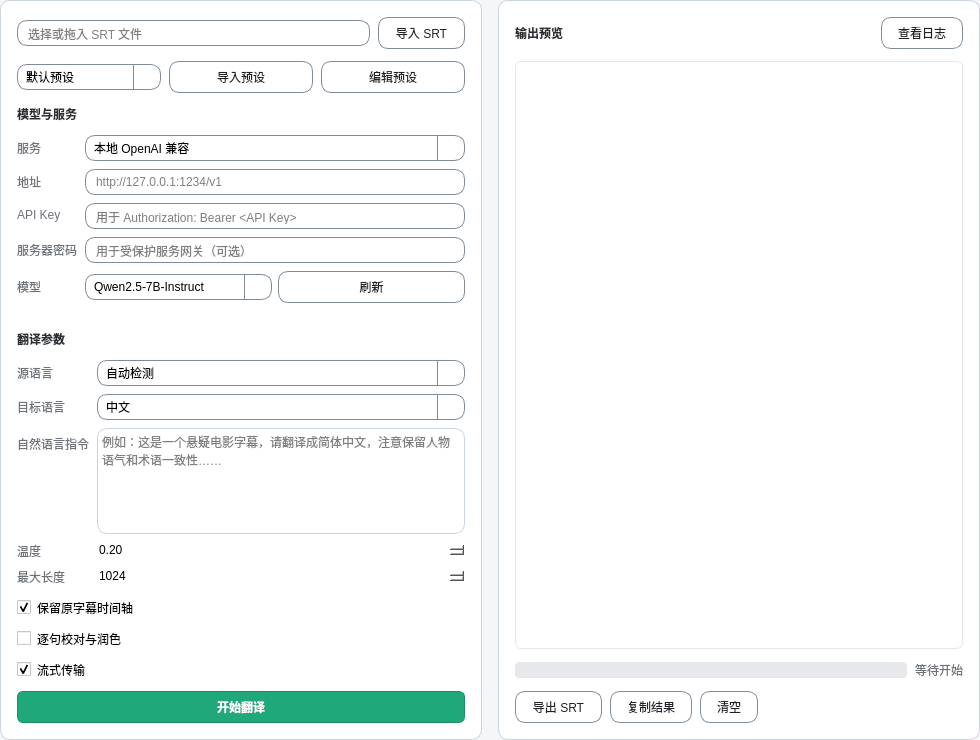
<?xml version="1.0" encoding="UTF-8"?>
<ui version="4.0">
 <class>SubtitleTranslation</class>
 <widget class="QWidget" name="SubtitleTranslation">
  <property name="geometry">
   <rect>
    <x>0</x>
    <y>0</y>
    <width>980</width>
    <height>740</height>
   </rect>
  </property>
  <property name="windowTitle">
   <string>SubtitleTranslation</string>
  </property>
    <property name="styleSheet">
     <string notr="true">QWidget#SubtitleTranslation { background-color: #F4F6F8; }
QLabel { color: #2B2F33; }
QFrame#settingsFrame, QFrame#outputFrame, QFrame#headerFrame { background-color: #FFFFFF; border: 1px solid #CBD5DF; border-radius: 12px; }
QLineEdit, QComboBox { background-color: #FFFFFF; border: 1px solid #7F8B96; border-radius: 6px; padding: 4px 8px; }
QLineEdit::placeholder { color: #8A9099; }
QLineEdit:focus, QComboBox:focus { border: 1px solid #2F7D66; }
QComboBox::drop-down { border-left: 1px solid #7F8B96; width: 26px; }
QComboBox::down-arrow { image: url(:/new/prefix1/style/QSS_IMG/go-down-symbolic.symbolic.png); width: 12px; height: 12px; }
QComboBox::down-arrow:on { image: url(:/new/prefix1/style/QSS_IMG/go-up-symbolic.symbolic.png); }
QWidget#SubtitleTranslation QComboBox QAbstractItemView { background-color: #FFFFFF; color: #2B2F33; selection-background-color: #DDEFE9; selection-color: #2B2F33; border: 1px solid #7F8B96; outline: 0; }
QWidget#SubtitleTranslation QComboBox QAbstractItemView::item { background-color: #FFFFFF; color: #2B2F33; padding: 6px 10px; }
QWidget#SubtitleTranslation QComboBox QAbstractItemView::item:hover { background-color: #EEF7F3; }
QWidget#SubtitleTranslation QComboBox QAbstractItemView::item:selected { background-color: #DDEFE9; color: #1E2A24; }
QPushButton { background-color: #F7F9FB; color: #1F2328; border: 1px solid #7F8B96; border-radius: 8px; padding: 6px 16px; }
QPushButton:hover { background-color: #EEF2F6; }
QPushButton:pressed { background-color: #E1E7ED; padding-top: 8px; padding-bottom: 6px; }
QPushButton#startTranslateButton { background-color: #1FA87A; color: #FFFFFF; border: 1px solid #1A8F68; }
QPushButton#startTranslateButton:hover { background-color: #19966B; }
QPushButton#startTranslateButton:pressed { background-color: #157E5A; }
QTextEdit { background-color: #FFFFFF; border: 1px solid #CBD5DF; border-radius: 6px; }
QProgressBar { background-color: #E6E8EB; border-radius: 4px; height: 10px; }
QProgressBar::chunk { background-color: #1FA87A; border-radius: 4px; }</string>
    </property>
  <layout class="QVBoxLayout" name="mainLayout">
   <property name="spacing">
    <number>16</number>
   </property>
   <property name="leftMargin">
    <number>0</number>
   </property>
   <property name="topMargin">
    <number>0</number>
   </property>
   <property name="rightMargin">
    <number>0</number>
   </property>
   <property name="bottomMargin">
    <number>0</number>
   </property>
   <item>
    <layout class="QHBoxLayout" name="bodyLayout">
     <property name="spacing">
      <number>16</number>
     </property>
     <item>
      <widget class="QFrame" name="settingsFrame">
       <property name="minimumSize">
        <size>
         <width>340</width>
         <height>0</height>
        </size>
       </property>
       <property name="styleSheet">
        <string notr="true">background-color: #FFFFFF; border-radius: 10px;</string>
       </property>
       <layout class="QVBoxLayout" name="settingsLayout">
        <property name="spacing">
         <number>12</number>
        </property>
        <property name="leftMargin">
         <number>16</number>
        </property>
        <property name="topMargin">
         <number>16</number>
        </property>
        <property name="rightMargin">
         <number>16</number>
        </property>
        <property name="bottomMargin">
         <number>16</number>
        </property>
        <item>
         <layout class="QHBoxLayout" name="inputRowLayout">
          <property name="spacing">
           <number>8</number>
          </property>
          <item>
           <widget class="QLineEdit" name="srtPathLineEdit">
            <property name="placeholderText">
             <string>选择或拖入 SRT 文件</string>
            </property>
           </widget>
          </item>
          <item>
           <widget class="QPushButton" name="importSrtButton">
            <property name="text">
             <string>导入 SRT</string>
            </property>
           </widget>
          </item>
         </layout>
        </item>
        <item>
         <layout class="QHBoxLayout" name="presetRowLayout">
          <property name="spacing">
           <number>8</number>
          </property>
          <item>
           <widget class="QComboBox" name="presetComboBox">
            <property name="minimumHeight">
             <number>28</number>
            </property>
            <item>
             <property name="text">
              <string>默认预设</string>
             </property>
            </item>
            <item>
             <property name="text">
              <string>术语增强</string>
             </property>
            </item>
            <item>
             <property name="text">
              <string>口语化翻译</string>
             </property>
            </item>
            <item>
             <property name="text">
              <string>简洁模式</string>
             </property>
            </item>
           </widget>
          </item>
          <item>
           <widget class="QPushButton" name="importPresetButton">
            <property name="text">
             <string>导入预设</string>
            </property>
           </widget>
          </item>
          <item>
           <widget class="QPushButton" name="editPresetButton">
            <property name="text">
             <string>编辑预设</string>
            </property>
           </widget>
          </item>
         </layout>
        </item>
        <item>
         <widget class="QLabel" name="providerTitleLabel">
          <property name="styleSheet">
           <string notr="true">font: 11pt &quot;Microsoft YaHei&quot;; font-weight: 600;</string>
          </property>
          <property name="text">
           <string>模型与服务</string>
          </property>
         </widget>
        </item>
        <item>
         <layout class="QFormLayout" name="providerFormLayout">
          <property name="labelAlignment">
           <set>Qt::AlignLeft|Qt::AlignVCenter</set>
          </property>
          <property name="formAlignment">
           <set>Qt::AlignLeft|Qt::AlignTop</set>
          </property>
          <property name="horizontalSpacing">
           <number>8</number>
          </property>
          <property name="verticalSpacing">
           <number>8</number>
          </property>
          <item row="0" column="0">
           <widget class="QLabel" name="providerLabel">
            <property name="styleSheet">
             <string notr="true">color: #6E737A;</string>
            </property>
            <property name="text">
             <string>服务</string>
            </property>
           </widget>
          </item>
          <item row="0" column="1">
           <widget class="QComboBox" name="providerComboBox">
            <property name="minimumHeight">
             <number>28</number>
            </property>
            <item>
             <property name="text">
              <string>本地 OpenAI 兼容</string>
             </property>
            </item>
            <item>
             <property name="text">
              <string>LM Studio</string>
             </property>
            </item>
            <item>
             <property name="text">
              <string>Ollama</string>
             </property>
            </item>
            <item>
             <property name="text">
              <string>OpenAI API</string>
             </property>
            </item>
           </widget>
          </item>
          <item row="1" column="0">
           <widget class="QLabel" name="hostLabel">
            <property name="styleSheet">
             <string notr="true">color: #6E737A;</string>
            </property>
            <property name="text">
             <string>地址</string>
            </property>
           </widget>
          </item>
          <item row="1" column="1">
           <widget class="QLineEdit" name="hostLineEdit">
            <property name="minimumHeight">
             <number>28</number>
            </property>
            <property name="placeholderText">
             <string>http://127.0.0.1:1234/v1</string>
            </property>
           </widget>
          </item>
          <item row="2" column="0">
           <widget class="QLabel" name="apiKeyLabel">
            <property name="styleSheet">
             <string notr="true">color: #6E737A;</string>
            </property>
            <property name="text">
             <string>API Key</string>
            </property>
           </widget>
          </item>
          <item row="2" column="1">
           <widget class="QLineEdit" name="apiKeyLineEdit">
            <property name="minimumHeight">
             <number>28</number>
            </property>
            <property name="echoMode">
             <enum>QLineEdit::Password</enum>
            </property>
            <property name="placeholderText">
             <string>用于 Authorization: Bearer &lt;API Key&gt;</string>
            </property>
           </widget>
          </item>
           <item row="3" column="0">
            <widget class="QLabel" name="serverPasswordLabel">
            <property name="styleSheet">
             <string notr="true">color: #6E737A;</string>
            </property>
            <property name="text">
             <string>服务器密码</string>
            </property>
            </widget>
           </item>
           <item row="3" column="1">
            <widget class="QLineEdit" name="serverPasswordLineEdit">
              <property name="minimumHeight">
               <number>28</number>
              </property>
            <property name="echoMode">
             <enum>QLineEdit::Password</enum>
            </property>
            <property name="placeholderText">
             <string>用于受保护服务网关（可选）</string>
            </property>
            </widget>
           </item>
           <item row="4" column="0">
           <widget class="QLabel" name="modelLabel">
            <property name="styleSheet">
             <string notr="true">color: #6E737A;</string>
            </property>
            <property name="text">
             <string>模型</string>
            </property>
           </widget>
          </item>
           <item row="4" column="1">
           <layout class="QHBoxLayout" name="modelRowLayout">
            <property name="spacing">
             <number>6</number>
            </property>
            <item>
             <widget class="QComboBox" name="modelComboBox">
              <item>
               <property name="text">
                <string>Qwen2.5-7B-Instruct</string>
               </property>
              </item>
              <item>
               <property name="text">
                <string>Llama-3.1-8B-Instruct</string>
               </property>
              </item>
              <item>
               <property name="text">
                <string>Mistral-7B-Instruct</string>
               </property>
              </item>
              <item>
               <property name="text">
                <string>Gemma-2-9B-Instruct</string>
               </property>
              </item>
              <item>
               <property name="text">
                <string>DeepSeek-R1-Distill-7B</string>
               </property>
              </item>
             </widget>
            </item>
            <item>
             <widget class="QPushButton" name="refreshModelButton">
              <property name="text">
               <string>刷新</string>
              </property>
             </widget>
            </item>
           </layout>
          </item>
         </layout>
        </item>
        <item>
         <widget class="QFrame" name="dividerLineOne">
          <property name="frameShape">
           <enum>QFrame::HLine</enum>
          </property>
          <property name="frameShadow">
           <enum>QFrame::Sunken</enum>
          </property>
         </widget>
        </item>
        <item>
         <widget class="QLabel" name="paramsTitleLabel">
          <property name="styleSheet">
           <string notr="true">font: 11pt &quot;Microsoft YaHei&quot;; font-weight: 600;</string>
          </property>
          <property name="text">
           <string>翻译参数</string>
          </property>
         </widget>
        </item>
        <item>
         <layout class="QFormLayout" name="paramsFormLayout">
          <property name="horizontalSpacing">
           <number>8</number>
          </property>
          <property name="verticalSpacing">
           <number>8</number>
          </property>
          <item row="0" column="0">
           <widget class="QLabel" name="sourceLabel">
            <property name="styleSheet">
             <string notr="true">color: #6E737A;</string>
            </property>
            <property name="text">
             <string>源语言</string>
            </property>
           </widget>
          </item>
          <item row="0" column="1">
           <widget class="QComboBox" name="sourceLangComboBox">
            <item>
             <property name="text">
              <string>自动检测</string>
             </property>
            </item>
            <item>
             <property name="text">
              <string>中文</string>
             </property>
            </item>
            <item>
             <property name="text">
              <string>英语</string>
             </property>
            </item>
            <item>
             <property name="text">
              <string>日语</string>
             </property>
            </item>
            <item>
             <property name="text">
              <string>韩语</string>
             </property>
            </item>
           </widget>
          </item>
          <item row="1" column="0">
           <widget class="QLabel" name="targetLabel">
            <property name="styleSheet">
             <string notr="true">color: #6E737A;</string>
            </property>
            <property name="text">
             <string>目标语言</string>
            </property>
           </widget>
          </item>
          <item row="1" column="1">
           <widget class="QComboBox" name="targetLangComboBox">
            <item>
             <property name="text">
              <string>中文</string>
             </property>
            </item>
            <item>
             <property name="text">
              <string>英语</string>
             </property>
            </item>
            <item>
             <property name="text">
              <string>日语</string>
             </property>
            </item>
            <item>
             <property name="text">
              <string>韩语</string>
             </property>
            </item>
           </widget>
          </item>
          <item row="2" column="0">
           <widget class="QLabel" name="instructionLabel">
            <property name="styleSheet">
             <string notr="true">color: #6E737A;</string>
            </property>
            <property name="text">
             <string>自然语言指令</string>
            </property>
           </widget>
          </item>
          <item row="2" column="1">
           <widget class="QTextEdit" name="instructionTextEdit">
            <property name="minimumSize">
             <size>
              <width>0</width>
              <height>96</height>
             </size>
            </property>
            <property name="placeholderText">
             <string>例如：这是一个悬疑电影字幕，请翻译成简体中文，注意保留人物语气和术语一致性……</string>
            </property>
           </widget>
          </item>
          <item row="3" column="0">
           <widget class="QLabel" name="temperatureLabel">
            <property name="styleSheet">
             <string notr="true">color: #6E737A;</string>
            </property>
            <property name="text">
             <string>温度</string>
            </property>
           </widget>
          </item>
          <item row="3" column="1">
           <widget class="QDoubleSpinBox" name="temperatureSpinBox">
            <property name="decimals">
             <number>2</number>
            </property>
            <property name="singleStep">
             <double>0.05</double>
            </property>
            <property name="minimum">
             <double>0.0</double>
            </property>
            <property name="maximum">
             <double>1.5</double>
            </property>
            <property name="value">
             <double>0.2</double>
            </property>
           </widget>
          </item>
          <item row="4" column="0">
           <widget class="QLabel" name="maxTokensLabel">
            <property name="styleSheet">
             <string notr="true">color: #6E737A;</string>
            </property>
            <property name="text">
             <string>最大长度</string>
            </property>
           </widget>
          </item>
          <item row="4" column="1">
           <widget class="QSpinBox" name="maxTokensSpinBox">
            <property name="minimum">
             <number>256</number>
            </property>
            <property name="maximum">
             <number>1000000</number>
            </property>
            <property name="singleStep">
             <number>1024</number>
            </property>
            <property name="value">
             <number>1024</number>
            </property>
           </widget>
          </item>
         </layout>
        </item>
        <item>
         <widget class="QCheckBox" name="keepTimelineCheckBox">
          <property name="text">
           <string>保留原字幕时间轴</string>
          </property>
          <property name="checked">
           <bool>true</bool>
          </property>
         </widget>
        </item>
        <item>
         <widget class="QCheckBox" name="reviewCheckBox">
          <property name="text">
           <string>逐句校对与润色</string>
          </property>
         </widget>
        </item>
        <item>
         <widget class="QCheckBox" name="streamingCheckBox">
          <property name="text">
           <string>流式传输</string>
          </property>
          <property name="checked">
           <bool>true</bool>
          </property>
         </widget>
        </item>
        <item>
         <spacer name="settingsSpacer">
          <property name="orientation">
           <enum>Qt::Vertical</enum>
          </property>
          <property name="sizeHint" stdset="0">
           <size>
            <width>20</width>
            <height>40</height>
           </size>
          </property>
         </spacer>
        </item>
        <item>
         <widget class="QPushButton" name="startTranslateButton">
          <property name="minimumHeight">
           <number>36</number>
          </property>
          <property name="styleSheet">
           <string notr="true">QPushButton { background-color: #1FA87A; color: #FFFFFF; border-radius: 6px; font-weight: 600; }</string>
          </property>
          <property name="text">
           <string>开始翻译</string>
          </property>
         </widget>
        </item>
       </layout>
      </widget>
     </item>
     <item>
      <widget class="QFrame" name="outputFrame">
       <property name="styleSheet">
        <string notr="true">background-color: #FFFFFF; border-radius: 10px;</string>
       </property>
       <layout class="QVBoxLayout" name="outputLayout">
        <property name="spacing">
         <number>12</number>
        </property>
        <property name="leftMargin">
         <number>16</number>
        </property>
        <property name="topMargin">
         <number>16</number>
        </property>
        <property name="rightMargin">
         <number>16</number>
        </property>
        <property name="bottomMargin">
         <number>16</number>
        </property>
        <item>
         <layout class="QHBoxLayout" name="outputHeaderLayout">
          <property name="spacing">
           <number>8</number>
          </property>
          <item>
           <widget class="QLabel" name="outputTitleLabel">
            <property name="styleSheet">
             <string notr="true">font: 11pt &quot;Microsoft YaHei&quot;; font-weight: 600;</string>
            </property>
            <property name="text">
             <string>输出预览</string>
            </property>
           </widget>
          </item>
          <item>
           <spacer name="outputHeaderSpacer">
            <property name="orientation">
             <enum>Qt::Horizontal</enum>
            </property>
            <property name="sizeHint" stdset="0">
             <size>
              <width>40</width>
              <height>20</height>
             </size>
            </property>
           </spacer>
          </item>
          <item>
           <widget class="QPushButton" name="openLogButton">
            <property name="text">
             <string>查看日志</string>
            </property>
           </widget>
          </item>
         </layout>
        </item>
        <item>
         <widget class="QTextEdit" name="outputTextEdit">
          <property name="minimumSize">
           <size>
            <width>0</width>
            <height>360</height>
           </size>
          </property>
          <property name="styleSheet">
           <string notr="true">QTextEdit { border: 1px solid #E6E8EB; border-radius: 6px; }</string>
          </property>
          <property name="readOnly">
           <bool>true</bool>
          </property>
         </widget>
        </item>
        <item>
         <layout class="QHBoxLayout" name="progressRowLayout">
          <property name="spacing">
           <number>8</number>
          </property>
          <item>
           <widget class="QProgressBar" name="translateProgressBar">
            <property name="styleSheet">
             <string notr="true">QProgressBar { background-color: #E6E8EB; border-radius: 4px; height: 10px; }
QProgressBar::chunk { background-color: #1FA87A; border-radius: 4px; }</string>
            </property>
            <property name="value">
             <number>0</number>
            </property>
            <property name="textVisible">
             <bool>false</bool>
            </property>
           </widget>
          </item>
          <item>
           <widget class="QLabel" name="progressStatusLabel">
            <property name="styleSheet">
             <string notr="true">color: #6E737A;</string>
            </property>
            <property name="text">
             <string>等待开始</string>
            </property>
           </widget>
          </item>
         </layout>
        </item>
        <item>
         <layout class="QHBoxLayout" name="outputButtonLayout">
          <property name="spacing">
           <number>8</number>
          </property>
          <item>
           <widget class="QPushButton" name="exportSrtButton">
            <property name="text">
             <string>导出 SRT</string>
            </property>
           </widget>
          </item>
          <item>
           <widget class="QPushButton" name="copyResultButton">
            <property name="text">
             <string>复制结果</string>
            </property>
           </widget>
          </item>
          <item>
           <widget class="QPushButton" name="clearOutputButton">
            <property name="text">
             <string>清空</string>
            </property>
           </widget>
          </item>
          <item>
           <spacer name="outputButtonSpacer">
            <property name="orientation">
             <enum>Qt::Horizontal</enum>
            </property>
            <property name="sizeHint" stdset="0">
             <size>
              <width>40</width>
              <height>20</height>
             </size>
            </property>
           </spacer>
          </item>
         </layout>
        </item>
       </layout>
      </widget>
     </item>
    </layout>
   </item>
  </layout>
 </widget>
 <resources/>
 <connections/>
</ui>
